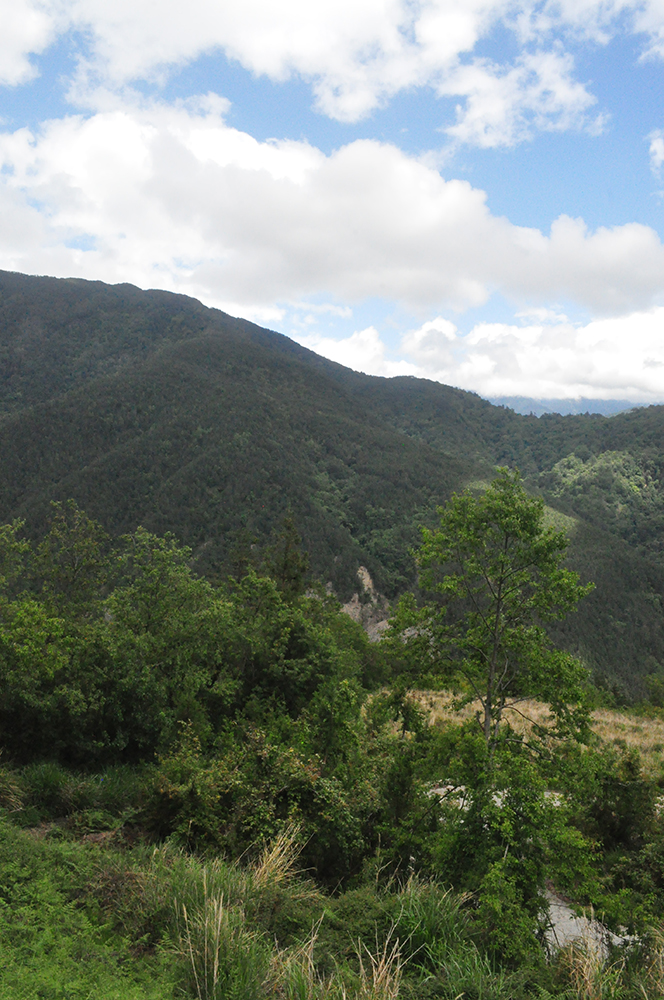
#> input picture images/para11.jpg, 664 x 1000 px, found by its file name
$ python stitch.py
#> lines starting #> are read from the running program, lines starting #| are printed output that depends on the picture; after the words box and inside, x2 and y2 are one past the last pixel; in counts of white or black regions, pixels touching at a corner belong together
import cv2
import numpy as np
import matplotlib.pyplot as plt

# ──────────────────────────────────────────
# Step 2: Load & Detect
# ──────────────────────────────────────────

def load_images(path1, path2):
#> called with path1 = 'images/para11.jpg', path2 = 'images/para12.jpg'
    img1 = cv2.imread(path1)
#> img1 is the input picture: shape (1000, 664, 3); mean B, G, R 117.1, 127.1, 117.7
    img2 = cv2.imread(path2)
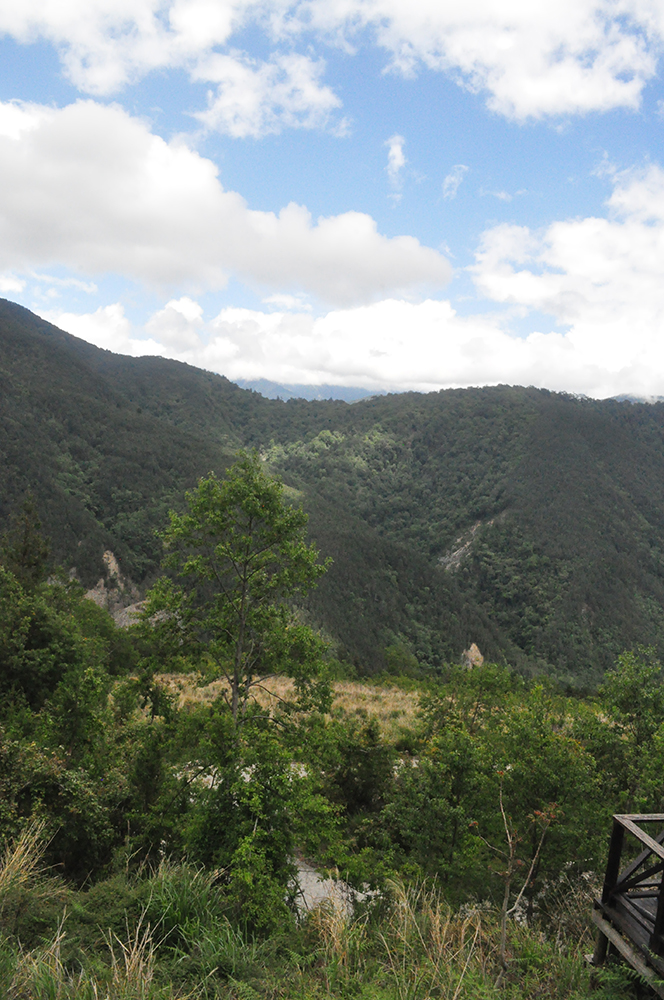
#> input picture images/para12.jpg, 664 x 1000 px, found by its file name
#> img2 is the input picture: shape (1000, 664, 3); mean B, G, R 124.6, 132.1, 123.9
    if img1 is None or img2 is None:
        raise FileNotFoundError("❌ Images not found!")
    print(f"✅ Loaded para11.jpg → {img1.shape}")
#| ✅ Loaded para11.jpg → (1000, 664, 3)
    print(f"✅ Loaded para12.jpg → {img2.shape}")
#| ✅ Loaded para12.jpg → (1000, 664, 3)
    return img1, img2


def detect_keypoints(img):
    gray = cv2.cvtColor(img, cv2.COLOR_BGR2GRAY)
    sift = cv2.SIFT_create()
    keypoints, descriptors = sift.detectAndCompute(gray, None)
    return keypoints, descriptors


def show_keypoints(img1, kp1, img2, kp2):
    img1_kp = cv2.drawKeypoints(img1, kp1, None,
                                flags=cv2.DRAW_MATCHES_FLAGS_DRAW_RICH_KEYPOINTS)
    img2_kp = cv2.drawKeypoints(img2, kp2, None,
                                flags=cv2.DRAW_MATCHES_FLAGS_DRAW_RICH_KEYPOINTS)
    img1_rgb = cv2.cvtColor(img1_kp, cv2.COLOR_BGR2RGB)
    img2_rgb = cv2.cvtColor(img2_kp, cv2.COLOR_BGR2RGB)

    fig, axes = plt.subplots(1, 2, figsize=(16, 7))
    axes[0].imshow(img1_rgb)
    axes[0].set_title(f"para11.jpg — {len(kp1)} Keypoints", fontsize=13)
    axes[0].axis("off")
    axes[1].imshow(img2_rgb)
    axes[1].set_title(f"para12.jpg — {len(kp2)} Keypoints", fontsize=13)
    axes[1].axis("off")

    plt.suptitle("SIFT Keypoint Detection", fontsize=16, fontweight="bold")
    plt.tight_layout()
    plt.savefig("output/keypoints.png")
    print("✅ Keypoints saved → output/keypoints.png")
    plt.show()


# ──────────────────────────────────────────
# Step 3: Feature Matching
# ──────────────────────────────────────────

def match_features(des1, des2):
    bf = cv2.BFMatcher(cv2.NORM_L2)
    raw_matches = bf.knnMatch(des1, des2, k=2)
    good_matches = []
    for m, n in raw_matches:
        if m.distance < 0.75 * n.distance:
            good_matches.append(m)
    print(f"\n🔗 Total raw matches    : {len(raw_matches)}")
    print(f"✅ Good matches (Lowe's) : {len(good_matches)}")
    return good_matches


def show_matches(img1, kp1, img2, kp2, good_matches):
    matched_img = cv2.drawMatches(
        img1, kp1, img2, kp2, good_matches[:50], None,
        flags=cv2.DrawMatchesFlags_NOT_DRAW_SINGLE_POINTS
    )
    matched_rgb = cv2.cvtColor(matched_img, cv2.COLOR_BGR2RGB)
    plt.figure(figsize=(20, 8))
    plt.imshow(matched_rgb)
    plt.title(f"Feature Matching — Top 50 of {len(good_matches)} Good Matches",
              fontsize=15, fontweight="bold")
    plt.axis("off")
    plt.tight_layout()
    plt.savefig("output/matches.png")
    print("✅ Matches saved → output/matches.png")
    plt.show()


# ──────────────────────────────────────────
# Step 4: Homography
# ──────────────────────────────────────────

def compute_homography(kp1, kp2, good_matches):
    if len(good_matches) < 4:
        raise Exception("❌ Not enough matches!")

    src_pts = np.float32(
        [kp1[m.queryIdx].pt for m in good_matches]).reshape(-1, 1, 2)
    dst_pts = np.float32(
        [kp2[m.trainIdx].pt for m in good_matches]).reshape(-1, 1, 2)

    H, mask = cv2.findHomography(src_pts, dst_pts, cv2.RANSAC, 5.0)
    inliers = int(mask.sum())
    print(f"\n📐 Homography computed!")
    print(f"✅ Inliers (RANSAC): {inliers} / {len(good_matches)}")
    print(f"\nH Matrix:\n{H}")
    return H


# ──────────────────────────────────────────
# Step 5: Warp + Gradient Blend
# ──────────────────────────────────────────

def warp_and_stitch(img1, img2, H):
    h1, w1 = img1.shape[:2]
    h2, w2 = img2.shape[:2]

    corners_img1 = np.float32(
        [[0,0],[0,h1],[w1,h1],[w1,0]]).reshape(-1,1,2)
    corners_img2 = np.float32(
        [[0,0],[0,h2],[w2,h2],[w2,0]]).reshape(-1,1,2)

    warped_corners = cv2.perspectiveTransform(corners_img1, H)
    all_corners    = np.concatenate((corners_img2, warped_corners), axis=0)

    [x_min, y_min] = np.int32(all_corners.min(axis=0).ravel())
    [x_max, y_max] = np.int32(all_corners.max(axis=0).ravel())

    translation = np.array([
        [1, 0, -x_min],
        [0, 1, -y_min],
        [0, 0, 1]
    ], dtype=np.float64)

    output_size = (x_max - x_min, y_max - y_min)
    W, H_out = output_size

    warped1 = cv2.warpPerspective(img1, translation @ H, output_size)

    mask1 = cv2.warpPerspective(
        np.ones((h1, w1), dtype=np.float32),
        translation @ H, output_size
    )

    y_off, x_off = -y_min, -x_min
    canvas = np.zeros((H_out, W, 3), dtype=np.uint8)
    canvas[y_off:y_off+h2, x_off:x_off+w2] = img2

    mask2 = np.zeros((H_out, W), dtype=np.float32)
    mask2[y_off:y_off+h2, x_off:x_off+w2] = 1.0

    overlap = (mask1 > 0) & (mask2 > 0)

    overlap_cols = np.where(overlap.any(axis=0))[0]
    blend = np.zeros((H_out, W), dtype=np.float32)

    if len(overlap_cols) > 0:
        col_start = overlap_cols[0]
        col_end   = overlap_cols[-1]
        for col in range(col_start, col_end + 1):
            t = (col - col_start) / max(col_end - col_start, 1)
            blend[:, col] = t

    result = np.zeros_like(canvas, dtype=np.float32)
    for c in range(3):
        w1_ch = warped1[:, :, c].astype(np.float32)
        w2_ch = canvas[:, :, c].astype(np.float32)
        blended = w1_ch * (1 - blend) + w2_ch * blend
        only1 = (mask1 > 0) & ~overlap
        only2 = (mask2 > 0) & ~overlap
        result[:, :, c] = np.where(overlap, blended,
                          np.where(only1, w1_ch,
                          np.where(only2, w2_ch, 0)))

    result = np.clip(result, 0, 255).astype(np.uint8)
    print(f"\n✅ Stitched size: {result.shape}")
    return result


# ──────────────────────────────────────────
# Step 7: Smart Crop — Largest Inner Rectangle
# ──────────────────────────────────────────

def crop_black_borders(img):
    """Crop using fill-ratio per row/col — works on warped panoramas."""
    gray = cv2.cvtColor(img, cv2.COLOR_BGR2GRAY)
    _, thresh = cv2.threshold(gray, 5, 255, cv2.THRESH_BINARY)

    h, w = thresh.shape

    # Check what fraction of each row/col is non-black
    row_fill = thresh.sum(axis=1) / (w * 255)  # 0.0 to 1.0
    col_fill = thresh.sum(axis=0) / (h * 255)  # 0.0 to 1.0

    # Keep only rows/cols that are at least 80% filled
    threshold = 0.80
    valid_rows = np.where(row_fill > threshold)[0]
    valid_cols = np.where(col_fill > threshold)[0]

    if len(valid_rows) == 0 or len(valid_cols) == 0:
        print("⚠️ Fallback crop used")
        coords = cv2.findNonZero(thresh)
        x, y, bw, bh = cv2.boundingRect(coords)
        pad = max(bw, bh) // 10
        return img[y+pad : y+bh-pad, x+pad : x+bw-pad]

    r1, r2 = int(valid_rows[0]),  int(valid_rows[-1])
    c1, c2 = int(valid_cols[0]),  int(valid_cols[-1])

    pad = 5
    cropped = img[r1+pad : r2-pad, c1+pad : c2-pad]
    print(f"✅ Final cropped size: {cropped.shape}")
    return cropped


def show_panorama(panorama):
    panorama_rgb = cv2.cvtColor(panorama, cv2.COLOR_BGR2RGB)
    plt.figure(figsize=(22, 8))
    plt.imshow(panorama_rgb)
    plt.title("🌄 Final Panoramic Image (SIFT)", fontsize=16, fontweight="bold")
    plt.axis("off")
    plt.tight_layout()
    plt.savefig("output/panorama.png", dpi=150)
    print("✅ Panorama saved → output/panorama.png")
    plt.show()


# ──────────────────────────────────────────
# MAIN
# ──────────────────────────────────────────
if __name__ == "__main__":

    # 1. Load
    img1, img2 = load_images("images/para11.jpg", "images/para12.jpg")

    # 2. Detect
    kp1, des1 = detect_keypoints(img1)
#> in detect_keypoints, `keypoints, descriptors = sift.detectAndCompute(gray, None)`: keypoints = 3186 keypoints; strongest (x, y, size): (462, 821, 1.9), (452, 787, 1.9), (441, 819, 2), (412, 858, 2.4)
#> kp1 has the same summary as keypoints in detect_keypoints
    kp2, des2 = detect_keypoints(img2)
#> in detect_keypoints (call 2), `keypoints, descriptors = sift.detectAndCompute(gray, None)`: keypoints = 3121 keypoints; strongest (x, y, size): (201, 768, 2.3), (298, 891, 1.9), (254, 766, 2.1), (191, 800, 2.4)
#> kp2 has the same summary as keypoints in detect_keypoints
    print(f"\n🔑 Keypoints para11.jpg : {len(kp1)}")
#| 🔑 Keypoints para11.jpg : 3186
    print(f"🔑 Keypoints para12.jpg : {len(kp2)}")
#| 🔑 Keypoints para12.jpg : 3121

    # 3. Visualize keypoints
    show_keypoints(img1, kp1, img2, kp2)

    # 4. Match
    good_matches = match_features(des1, des2)
#> in match_features, `raw_matches = bf.knnMatch(des1, des2, k=2)`: raw_matches = 3186 matches
#> after the loop in match_features, `for m, n in raw_matches:`: good_matches = 483 matches
#| 🔗 Total raw matches    : 3186
#| ✅ Good matches (Lowe's) : 483
#> good_matches = 483 matches

    # 5. Visualize matches
    show_matches(img1, kp1, img2, kp2, good_matches)
#> in show_matches, `matched_img = cv2.drawMatches( img1, kp1, img2, kp2, good_matches[:50]..`:
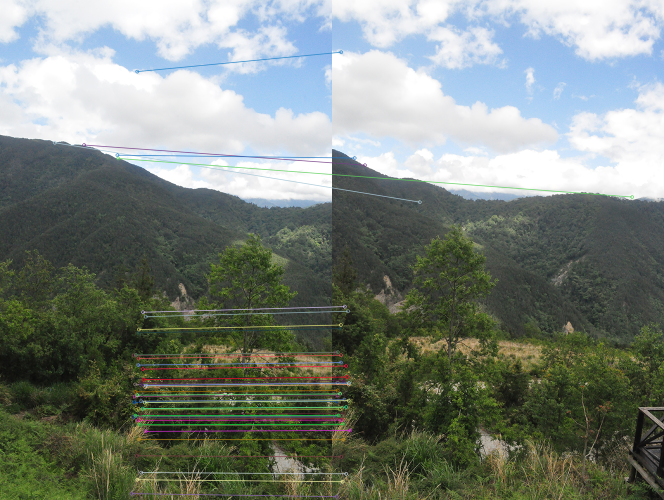
#> matched_img: shape (1000, 1328, 3) (shown at 1/2 size); mean B, G, R 122, 130.4, 121.8

    # 6. Homography
    H = compute_homography(kp1, kp2, good_matches)
#> in compute_homography, `src_pts = np.float32( [kp1[m.queryIdx].pt for m in good_matches]).resh..`: src_pts = 483 rows, first 8: [109.1, 285], [167.7, 289.6], [234.5, 309.8], [235.8, 316.4], [262.5, 986.7], [265.7, 849.3], [266.1, 833.4], [267.2, 710.4]
#> in compute_homography, `dst_pts = np.float32( [kp2[m.trainIdx].pt for m in good_matches]).resh..`: dst_pts = 483 rows, first 8: [175.1, 403.8], [65.43, 330], [44.77, 315.6], [599.9, 393.5], [8.88, 992.8], [8.05, 849.8], [7.97, 833.5], [7.12, 704.7]
#> in compute_homography, `H, mask = cv2.findHomography(src_pts, dst_pts, cv2.RANSAC, 5.0)`: H = [[1.24, 0.0211, -340], [0.164, 1.19, -102.1], [0.00035, 2.89e-05, 1]]; mask = 483 values, max 1 at index 4, min 0 at index 0, mean 0.954
#> in compute_homography, `inliers = int(mask.sum())`: inliers = 461
#| ✅ Inliers (RANSAC): 461 / 483
#| H Matrix:
#| [[ 1.24450226e+00  2.10580829e-02 -3.39987116e+02]
#|  [ 1.63543016e-01  1.18720160e+00 -1.02064453e+02]
#|  [ 3.49927430e-04  2.88749280e-05  1.00000000e+00]]

    # 7. Warp + Gradient Blend
    panorama = warp_and_stitch(img1, img2, H)
#> in warp_and_stitch, `warped_corners = cv2.perspectiveTransform(corners_img1, H)`: warped_corners = [[-340, -102.1], [-310, 1054.7], [402.3, 946.5], [394.7, 5.3]]
#> in warp_and_stitch, `all_corners    = np.concatenate((corners_img2, warped_corners), axis=0)`: all_corners = [[0, 0], [0, 1000], [664, 1000], [664, 0], [-340, -102.1], [-310, 1054.7], [402.3, 946.5], [394.7, 5.3]]
#> in warp_and_stitch, `[x_min, y_min] = np.int32(all_corners.min(axis=0).ravel())`: x_min = -339; y_min = -102
#> in warp_and_stitch, `[x_max, y_max] = np.int32(all_corners.max(axis=0).ravel())`: x_max = 664; y_max = 1054
#> in warp_and_stitch, `translation = np.array([ [1, 0, -x_min], [0, 1, -y_min], [0, 0, 1] ], ..`: translation = [[1, 0, 339], [0, 1, 102], [0, 0, 1]]
#> in warp_and_stitch, `output_size = (x_max - x_min, y_max - y_min)`: output_size = (1003, 1156)
#> in warp_and_stitch, `W, H_out = output_size`: W = 1003; H_out = 1156
#> in warp_and_stitch, `y_off, x_off = -y_min, -x_min`: y_off = 102; x_off = 339
#> in warp_and_stitch, `overlap = (mask1 > 0) & (mask2 > 0)`:
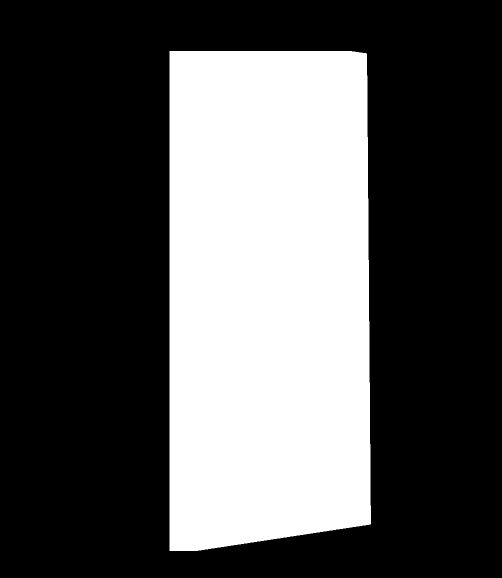
#> overlap: shape (1156, 1003) bool (shown at 1/2 size); 33.6% white; 1 white region, box (x1, y1, x2, y2) and area: (339, 102, 742, 1102) 389820
#> in warp_and_stitch, `overlap_cols = np.where(overlap.any(axis=0))[0]`: overlap_cols = 403 values from 339 to 741
#> in warp_and_stitch, `col_start = overlap_cols[0]`: col_start = 339
#> in warp_and_stitch, `col_end   = overlap_cols[-1]`: col_end = 741
#> the loop in warp_and_stitch, `for col in range(col_start, col_end + 1):` made 403 passes
#> t on passes 1 to 3: 0, 0.00249, 0.00498
#> after the loop in warp_and_stitch, `for c in range(3):`:
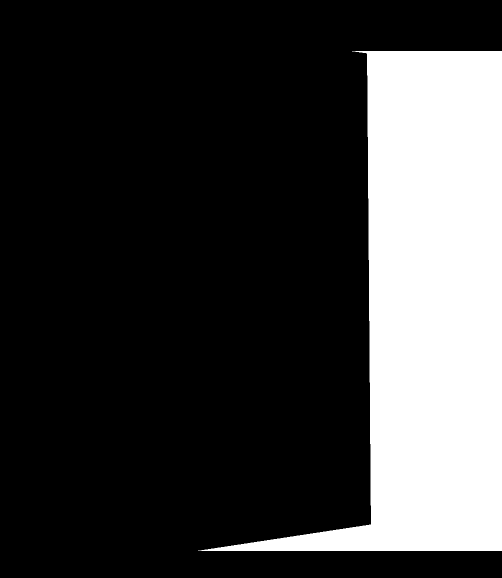
#> only2: shape (1156, 1003) bool (shown at 1/2 size); 23.6% white; 1 white region, box (x1, y1, x2, y2) and area: (396, 102, 1003, 1102) 274180
#> after the loop in warp_and_stitch, `for c in range(3):`:
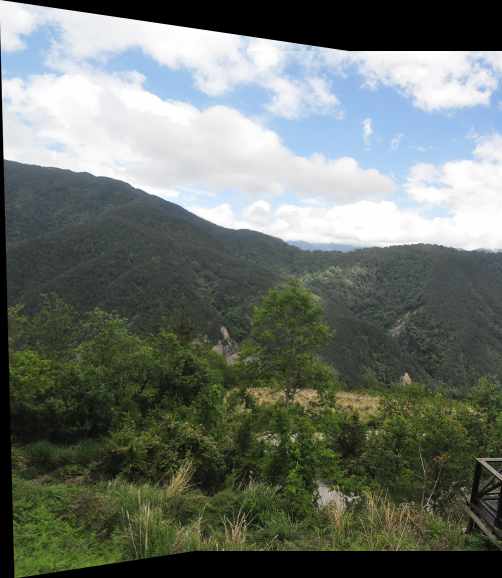
#> result: shape (1156, 1003, 3) float32 (shown at 1/2 size); mean B, G, R 107.2, 115, 107.3; drawn with min black and max white
#| ✅ Stitched size: (1156, 1003, 3)

    # 8. Smart crop
    panorama = crop_black_borders(panorama)
#> in crop_black_borders, `_, thresh = cv2.threshold(gray, 5, 255, cv2.THRESH_BINARY)`:
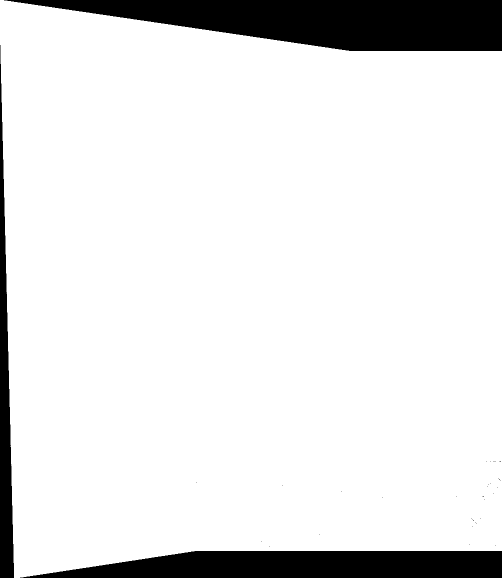
#> thresh: shape (1156, 1003) (shown at 1/2 size); 89.3% white; 33 black regions (30 under 20 px), largest, box (x1, y1, x2, y2) and area: (8, 0, 1003, 102) 66322, (40, 1102, 1003, 1156) 42575, (0, 90, 28, 1156) 15392
#> in crop_black_borders, `row_fill = thresh.sum(axis=1) / (w * 255)`: row_fill = 1156 values, max 0.999 at index 102, min 0.00798 at index 0, mean 0.893
#> in crop_black_borders, `col_fill = thresh.sum(axis=0) / (h * 255)`: col_fill = 1003 values, max 0.997 at index 28, min 0.0779 at index 0, mean 0.893
#> in crop_black_borders, `valid_rows = np.where(row_fill > threshold)[0]`: valid_rows = 1000 values from 102 to 1101
#> in crop_black_borders, `valid_cols = np.where(col_fill > threshold)[0]`: valid_cols = 981 values from 22 to 1002
#> in crop_black_borders, `r1, r2 = int(valid_rows[0]),  int(valid_rows[-1])`: r1 = 102; r2 = 1101
#> in crop_black_borders, `c1, c2 = int(valid_cols[0]),  int(valid_cols[-1])`: c1 = 22; c2 = 1002
#> in crop_black_borders, `cropped = img[r1+pad : r2-pad, c1+pad : c2-pad]`:
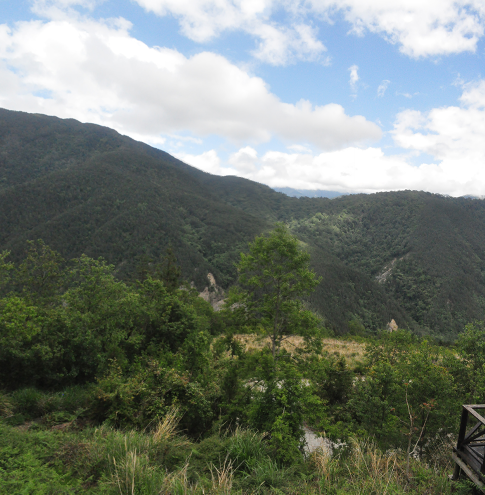
#> cropped: shape (989, 970, 3) (shown at 1/2 size); mean B, G, R 115.9, 124.8, 116.2
#| ✅ Final cropped size: (989, 970, 3)

    # 9. Final result
    show_panorama(panorama)
